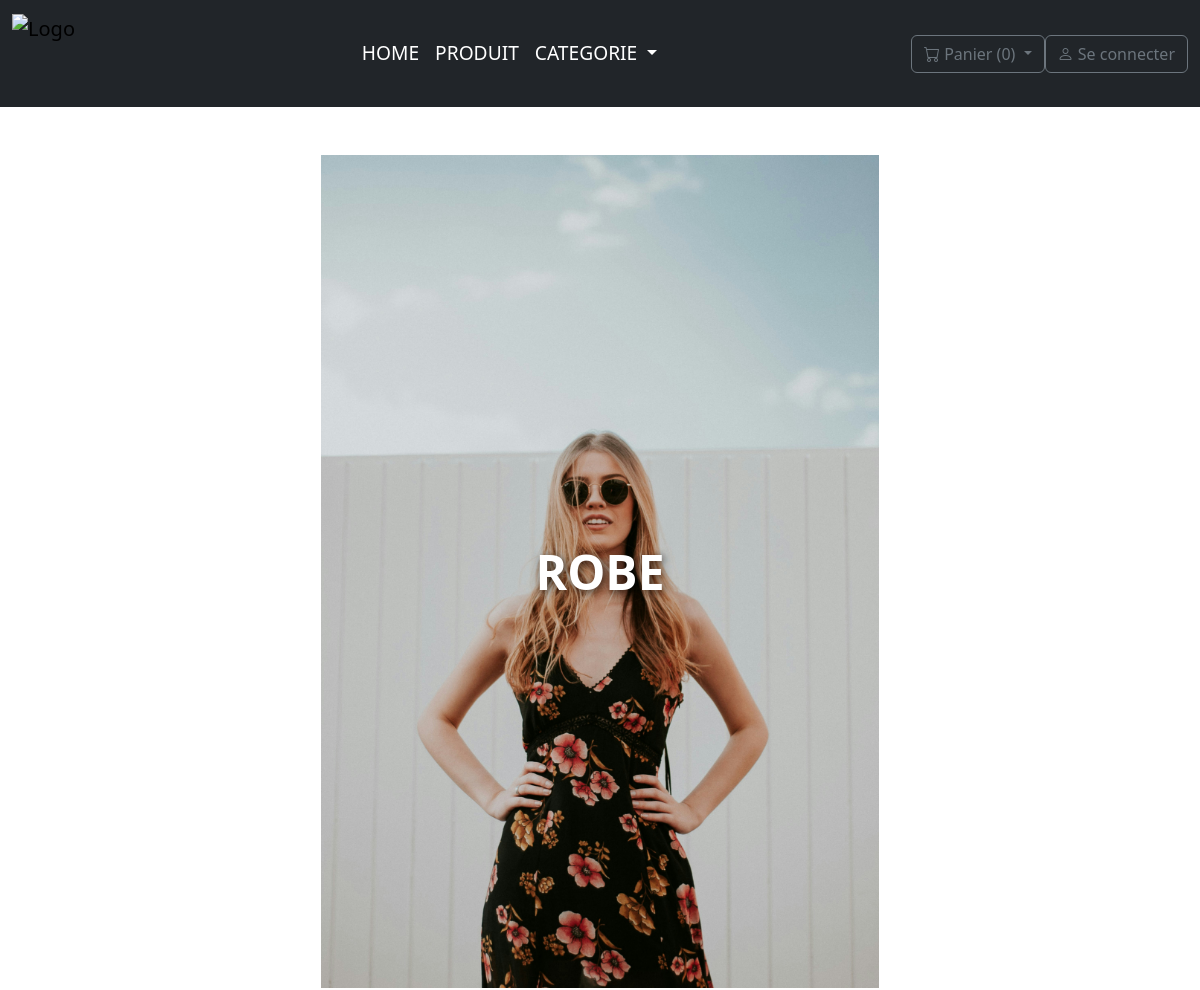
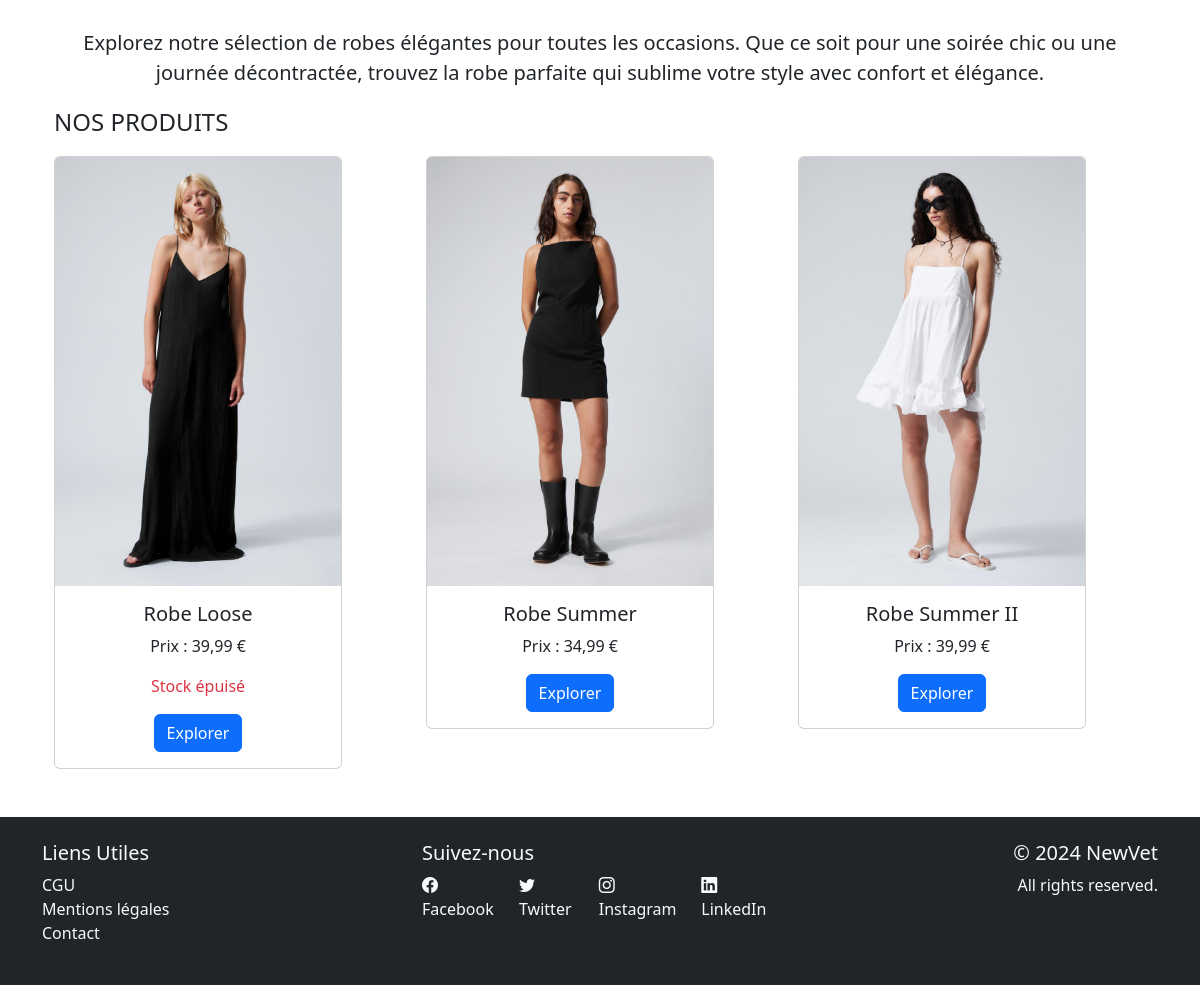
Page /PHP/FrontEnd/VIEW/categorie.php?id=2 on the committed database (2 pictures, top to bottom).
### tables this page shows
CREATE TABLE `categorie` (
  `categorie_id` int(11) NOT NULL,
  `categorie_nom` varchar(50) DEFAULT NULL,
  `categorie_desc` varchar(250) DEFAULT NULL,
  `categorie_image` varchar(200) NOT NULL,
  `categorie_highlight` tinyint(1) NOT NULL DEFAULT 0
);

CREATE TABLE `produit` (
  `produit_id` int(11) NOT NULL,
  `produit_nom` varchar(50) DEFAULT NULL,
  `produit_desc` varchar(200) DEFAULT NULL,
  `produit_prix` decimal(5,2) DEFAULT NULL,
  `produit_stock` tinyint(4) DEFAULT NULL,
  `produit_highlander` tinyint(1) NOT NULL DEFAULT 0,
  `ordre_highlander` int(11) NOT NULL,
  `categorie_id` int(11) NOT NULL
);

### PHP/Fonction/db.php (called while the page is built, shortened)
<?php
function recupProduitsParCategorie($dbh, $categorieId)
{
        $sql = "SELECT p.produit_id, p.produit_nom, p.produit_prix, p.produit_stock,
                       MIN(i.image_lien) AS image_lien
                FROM produit p
                JOIN illustration_produit ip ON p.produit_id = ip.produit_id
                JOIN image i ON ip.image_id = i.image_id
                WHERE p.categorie_id = :categorie_id
                GROUP BY p.produit_id";
        $stmt = $dbh->prepare($sql);
        $stmt->bindParam(':categorie_id', $categorieId, PDO::PARAM_INT);
        $stmt->execute();
        return $stmt->fetchAll(PDO::FETCH_ASSOC);
}
function recupDetailCategorie($dbh, $categorieId)
{
        $sql = "SELECT categorie_nom, categorie_desc, categorie_image
                FROM categorie
                WHERE categorie_id = :id";
        $stmt = $dbh->prepare($sql);
        $stmt->bindParam(':id', $categorieId, PDO::PARAM_INT);
        $stmt->execute();
        $categorie = $stmt->fetch(PDO::FETCH_ASSOC);
        return $categorie;
}
function recupCategories($dbh)
{
        $sql = "SELECT * FROM categorie";
        $stmt = $dbh->prepare($sql);
        $stmt->execute();
        return $stmt->fetchAll(PDO::FETCH_ASSOC);
}

### PHP/FrontEnd/VIEW/categorie.php (the view, shortened to what this page needs)
<?php
include '../../Fonction/element.php';
include '../../Fonction/conf.php';
include '../../Fonction/db.php';
$dbh = connexion_bdd();
$categorieId = $_GET['id'];
$categorie = recupDetailCategorie($dbh, $categorieId);
$produits = recupProduitsParCategorie($dbh, $categorieId);
?>
<!doctype html>
<html lang="fr">
<head>
    <link rel="stylesheet" href="../CSS/accueil.css">
</head>
<body>
    <?php afficherNavbar ($dbh); ?>
    <div class="container mt-5">
        <div class="category-image">
            <img src="<?php echo htmlspecialchars($categorie['categorie_image']); ?>" alt="<?php echo htmlspecialchars($categorie['categorie_nom']); ?>">
            <div class="category-name"><?php echo htmlspecialchars($categorie['categorie_nom']); ?></div>
        </div>
        <div class="category-description">
            <p><?php echo nl2br(htmlspecialchars($categorie['categorie_desc'])); ?></p>
        </div>
        <div class="container text-center">
            <p style="text-align: left; font-size: 24px;">NOS PRODUITS</p>
            <div class="row">
                <?php foreach ($produits as $produit): ?>
                    <div class="col">
                        <div class="card" style="width: 18rem;">
                            <img src="<?php echo htmlspecialchars($produit['image_lien']); ?>" class="card-img-top" alt="<?php echo htmlspecialchars($produit['produit_nom']); ?>">
                            <div class="card-body">
                                <h5 class="card-title"><?php echo htmlspecialchars($produit['produit_nom']); ?></h5>
                                <p class="card-text">Prix : <?php echo number_format($produit['produit_prix'], 2, ',', ' '); ?> €</p>
                                <?php if ($produit['produit_stock'] == 0): ?>
                                    <p class="card-text text-danger">Stock épuisé</p>
                                <?php endif; ?>
                                <a href="detailproduit.php?id=<?php echo $produit['produit_id']; ?>" class="btn btn-primary">Explorer</a>
                            </div>
                        </div>
                    </div>
                <?php endforeach; ?>
            </div>
        </div>
    </div>
</body>
</html>

### PHP/FrontEnd/VIEW/categorie.php (style rules this page uses)
.category-image { position: relative; text-align: center; color: white; }
.category-image img { width: 50%; height: auto; }
.category-name { position: absolute; top: 50%; left: 50%; transform: translate(-50%, -50%); font-size: 48px; font-weight: bold; text-shadow: 2px 2px 8px rgba(0, 0, 0, 0.7); }
.category-description { margin-top: 30px; font-size: 20px; text-align: center; padding: 0 15px; }

### rows in the picture
categorie: categorie_nom "ROBE", categorie_desc "Explorez notre sélection de robes élégantes pour toutes les occasions. Que ce soit pour une soirée chic ou une journée décontractée, trouvez la robe parfaite qui sublime votre style avec confort et élégance."
produit: produit_nom (picture), produit_nom "Robe Loose", produit_prix "39,99", produit_stock "Stock épuisé"
produit: produit_nom (picture), produit_nom "Robe Summer", produit_prix "34,99"
produit: produit_nom (picture), produit_nom "Robe Summer II", produit_prix "39,99"

### other values in the picture
count($panier) "0"
